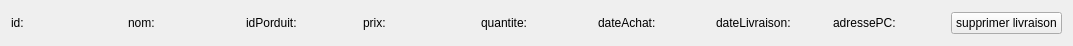
<?xml version="1.0" encoding="UTF-8"?>
<ui version="4.0">
 <class>LivraisonSousConsommateur</class>
 <widget class="QWidget" name="LivraisonSousConsommateur">
  <property name="geometry">
   <rect>
    <x>0</x>
    <y>0</y>
    <width>1073</width>
    <height>46</height>
   </rect>
  </property>
  <property name="windowTitle">
   <string>Form</string>
  </property>
  <layout class="QHBoxLayout" name="horizontalLayout">
   <item>
    <widget class="QLabel" name="id">
     <property name="text">
      <string>id:</string>
     </property>
    </widget>
   </item>
   <item>
    <widget class="QLabel" name="nom">
     <property name="text">
      <string>nom:</string>
     </property>
    </widget>
   </item>
   <item>
    <widget class="QLabel" name="idProduit">
     <property name="text">
      <string>idPorduit:</string>
     </property>
    </widget>
   </item>
   <item>
    <widget class="QLabel" name="Prix">
     <property name="text">
      <string>prix:</string>
     </property>
    </widget>
   </item>
   <item>
    <widget class="QLabel" name="quantite">
     <property name="text">
      <string>quantite:</string>
     </property>
    </widget>
   </item>
   <item>
    <widget class="QLabel" name="dateAchat">
     <property name="text">
      <string>dateAchat:</string>
     </property>
    </widget>
   </item>
   <item>
    <widget class="QLabel" name="dateLivraison">
     <property name="text">
      <string>dateLivraison:</string>
     </property>
    </widget>
   </item>
   <item>
    <widget class="QLabel" name="adressePC">
     <property name="text">
      <string>adressePC:</string>
     </property>
    </widget>
   </item>
   <item>
    <widget class="QPushButton" name="Supprimer">
     <property name="text">
      <string>supprimer livraison</string>
     </property>
    </widget>
   </item>
  </layout>
 </widget>
 <resources/>
 <connections/>
</ui>
